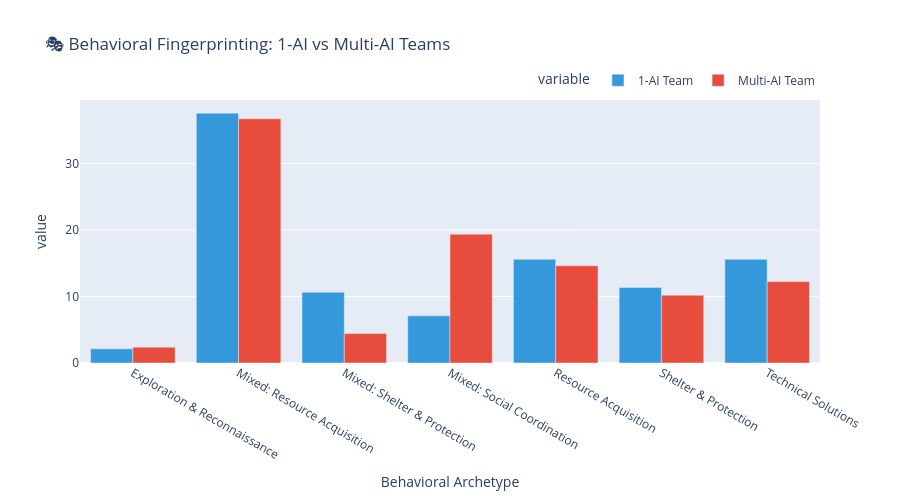

Here is the notebook cell this chart was saved with:
### Code cell
# Calculate behavioral fingerprints (percentage distribution by condition)
behavioral_fingerprints = df.groupby(['condition', 'cluster_label']).size().unstack(fill_value=0)

# Convert to percentages
behavioral_fingerprints_pct = behavioral_fingerprints.div(behavioral_fingerprints.sum(axis=1), axis=0) * 100

print("📊 Behavioral Fingerprints (% distribution):")
print(behavioral_fingerprints_pct.round(1))

# Create grouped bar chart comparison
fig = px.bar(
    x=behavioral_fingerprints_pct.columns,
    y=[behavioral_fingerprints_pct.loc['1-AI Team'], 
       behavioral_fingerprints_pct.loc['Multi-AI Team']],
    labels={'x': 'Behavioral Archetype', 'y': 'Percentage of Actions (%)'},
    title='🎭 Behavioral Fingerprinting: 1-AI vs Multi-AI Teams',
    color_discrete_sequence=['#3498db', '#e74c3c'],
    barmode='group'
)

# Add trace names
fig.data[0].name = '1-AI Team'
fig.data[1].name = 'Multi-AI Team'

# Customize layout
fig.update_layout(
    height=500,
    showlegend=True,
    font=dict(size=12),
    legend=dict(
        orientation="h",
        yanchor="bottom",
        y=1.02,
        xanchor="right",
        x=1
    )
)

fig.show()

# Print key insights
print("\n🔍 Key Behavioral Differences:")
for archetype in behavioral_fingerprints_pct.columns:
    diff = behavioral_fingerprints_pct.loc['Multi-AI Team', archetype] - behavioral_fingerprints_pct.loc['1-AI Team', archetype]
    direction = "higher" if diff > 0 else "lower"
    print(f"  • {archetype}: Multi-AI teams show {abs(diff):.1f}% {direction} tendency")

### Figure 1 — Plotly figure (JSON) as saved in the notebook; plotly's stock layout.template omitted (floating-point values rounded to 4 significant figures)
{"data": [{"alignmentgroup": "True", "hovertemplate": "variable=wide_variable_0<br>Behavioral Archetype=%{x}<br>value=%{y}<extra></extra>", "legendgroup": "wide_variable_0", "marker": {"color": "#3498db", "pattern": {"shape": ""}}, "name": "1-AI Team", "offsetgroup": "wide_variable_0", "orientation": "v", "showlegend": true, "textposition": "auto", "type": "bar", "x": ["Exploration & Reconnaissance", "Mixed: Resource Acquisition", "Mixed: Shelter & Protection", "Mixed: Social Coordination", "Resource Acquisition", "Shelter & Protection", "Technical Solutions"], "xaxis": "x", "y": [2.128, 37.59, 10.64, 7.092, 15.6, 11.35, 15.6], "yaxis": "y"}, {"alignmentgroup": "True", "hovertemplate": "variable=wide_variable_1<br>Behavioral Archetype=%{x}<br>value=%{y}<extra></extra>", "legendgroup": "wide_variable_1", "marker": {"color": "#e74c3c", "pattern": {"shape": ""}}, "name": "Multi-AI Team", "offsetgroup": "wide_variable_1", "orientation": "v", "showlegend": true, "textposition": "auto", "type": "bar", "x": ["Exploration & Reconnaissance", "Mixed: Resource Acquisition", "Mixed: Shelter & Protection", "Mixed: Social Coordination", "Resource Acquisition", "Shelter & Protection", "Technical Solutions"], "xaxis": "x", "y": [2.381, 36.73, 4.422, 19.39, 14.63, 10.2, 12.24], "yaxis": "y"}], "layout": {"barmode": "group", "font": {"size": 12}, "height": 500, "legend": {"orientation": "h", "title": {"text": "variable"}, "tracegroupgap": 0, "x": 1, "xanchor": "right", "y": 1.02, "yanchor": "bottom"}, "showlegend": true, "title": {"text": "🎭 Behavioral Fingerprinting: 1-AI vs Multi-AI Teams"}, "xaxis": {"anchor": "y", "domain": [0, 1], "title": {"text": "Behavioral Archetype"}}, "yaxis": {"anchor": "x", "domain": [0, 1], "title": {"text": "value"}}}}
